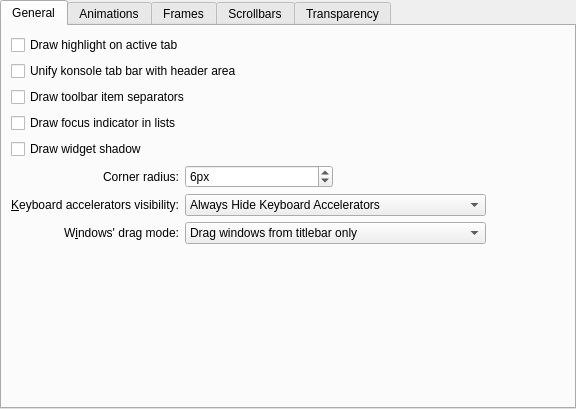
<?xml version="1.0" encoding="UTF-8"?>
<ui version="4.0">
    <class>LightlyStyleConfig</class>
    <widget class="QWidget" name="LightlyStyleConfig">
        <property name="geometry">
            <rect>
                <x>0</x>
                <y>0</y>
                <width>576</width>
                <height>409</height>
            </rect>
        </property>
        <property name="sizePolicy">
            <sizepolicy hsizetype="Preferred" vsizetype="Preferred">
                <horstretch>0</horstretch>
                <verstretch>0</verstretch>
            </sizepolicy>
        </property>
        <layout class="QVBoxLayout" name="verticalLayout_2">
            <property name="leftMargin">
                <number>0</number>
            </property>
            <property name="topMargin">
                <number>0</number>
            </property>
            <property name="rightMargin">
                <number>0</number>
            </property>
            <property name="bottomMargin">
                <number>0</number>
            </property>
            <item>
                <widget class="QTabWidget" name="tabWidget">
                    <property name="currentIndex">
                        <number>0</number>
                    </property>
                    <widget class="QWidget" name="tab">
                        <attribute name="title">
                            <string>General</string>
                        </attribute>
                        <layout class="QGridLayout" name="gridLayout">
                            <item row="0" column="1" colspan="4">
                                <widget class="QCheckBox" name="_tabDrawHighlight">
                                    <property name="text">
                                        <string>Draw highlight on active tab</string>
                                    </property>
                                </widget>
                            </item>
                            <item row="8" column="4">
                                <spacer name="horizontalSpacer_3">
                                    <property name="orientation">
                                        <enum>Qt::Horizontal</enum>
                                    </property>
                                    <property name="sizeHint" stdset="0">
                                        <size>
                                            <width>65</width>
                                            <height>20</height>
                                        </size>
                                    </property>
                                </spacer>
                            </item>
                            <item row="9" column="2" colspan="2">
                                <widget class="QComboBox" name="_windowDragMode">
                                    <item>
                                        <property name="text">
                                            <string>Drag windows from titlebar only</string>
                                        </property>
                                    </item>
                                    <item>
                                        <property name="text">
                                            <string>Drag windows from titlebar, menubar and toolbars</string>
                                        </property>
                                    </item>
                                    <item>
                                        <property name="text">
                                            <string>Drag windows from all empty areas</string>
                                        </property>
                                    </item>
                                </widget>
                            </item>
                            <item row="8" column="2" colspan="2">
                                <widget class="QComboBox" name="_mnemonicsMode">
                                    <item>
                                        <property name="text">
                                            <string>Always Hide Keyboard Accelerators</string>
                                        </property>
                                    </item>
                                    <item>
                                        <property name="text">
                                            <string>Show Keyboard Accelerators When Needed</string>
                                        </property>
                                    </item>
                                    <item>
                                        <property name="text">
                                            <string>Always Show Keyboard Accelerators</string>
                                        </property>
                                    </item>
                                </widget>
                            </item>
                            <item row="6" column="1">
                                <widget class="QCheckBox" name="_widgetDrawShadow">
                                    <property name="text">
                                        <string>Draw widget shadow</string>
                                    </property>
                                </widget>
                            </item>
                            <item row="7" column="2">
                                <widget class="QSpinBox" name="_cornerRadius">
                                    <property name="suffix">
                                        <string>px</string>
                                    </property>
                                    <property name="minimum">
                                        <number>1</number>
                                    </property>
                                    <property name="maximum">
                                        <number>8</number>
                                    </property>
                                    <property name="value">
                                        <number>6</number>
                                    </property>
                                </widget>
                            </item>
                            <item row="7" column="1">
                                <widget class="QLabel" name="_cornerRadiusLabel">
                                    <property name="text">
                                        <string>Corner radius:</string>
                                    </property>
                                    <property name="alignment">
                                        <set>Qt::AlignRight|Qt::AlignTrailing|Qt::AlignVCenter</set>
                                    </property>
                                </widget>
                            </item>
                            <item row="9" column="1">
                                <widget class="QLabel" name="_windowDragLabel">
                                    <property name="sizePolicy">
                                        <sizepolicy hsizetype="Preferred" vsizetype="Preferred">
                                            <horstretch>0</horstretch>
                                            <verstretch>0</verstretch>
                                        </sizepolicy>
                                    </property>
                                    <property name="text">
                                        <string>W&amp;indows' drag mode:</string>
                                    </property>
                                    <property name="alignment">
                                        <set>Qt::AlignRight|Qt::AlignTrailing|Qt::AlignVCenter</set>
                                    </property>
                                    <property name="buddy">
                                        <cstring>_windowDragMode</cstring>
                                    </property>
                                </widget>
                            </item>
                            <item row="2" column="1" colspan="4">
                                <widget class="QCheckBox" name="_toolBarDrawItemSeparator">
                                    <property name="text">
                                        <string>Draw toolbar item separators</string>
                                    </property>
                                </widget>
                            </item>
                            <item row="8" column="1">
                                <widget class="QLabel" name="_mnemonicsLabel">
                                    <property name="text">
                                        <string>&amp;Keyboard accelerators visibility:</string>
                                    </property>
                                    <property name="alignment">
                                        <set>Qt::AlignRight|Qt::AlignTrailing|Qt::AlignVCenter</set>
                                    </property>
                                    <property name="buddy">
                                        <cstring>_mnemonicsMode</cstring>
                                    </property>
                                </widget>
                            </item>
                            <item row="10" column="1" colspan="3">
                                <spacer name="verticalSpacer">
                                    <property name="orientation">
                                        <enum>Qt::Vertical</enum>
                                    </property>
                                    <property name="sizeHint" stdset="0">
                                        <size>
                                            <width>20</width>
                                            <height>49</height>
                                        </size>
                                    </property>
                                </spacer>
                            </item>
                            <item row="3" column="1" colspan="4">
                                <widget class="QCheckBox" name="_viewDrawFocusIndicator">
                                    <property name="text">
                                        <string>Draw focus indicator in lists</string>
                                    </property>
                                </widget>
                            </item>
                            <item row="1" column="1" colspan="2">
                                <widget class="QCheckBox" name="_unifiedTabBarKonsole">
                                    <property name="text">
                                        <string>Unify konsole tab bar with header area</string>
                                    </property>
                                </widget>
                            </item>
                        </layout>
                    </widget>
                    <widget class="QWidget" name="tab_2">
                        <attribute name="title">
                            <string>Animations</string>
                        </attribute>
                        <layout class="QGridLayout" name="gridLayout_5">
                            <item row="1" column="0">
                                <widget class="QLabel" name="_animationsDurationLabel">
                                    <property name="enabled">
                                        <bool>false</bool>
                                    </property>
                                    <property name="text">
                                        <string>A&amp;nimations duration:</string>
                                    </property>
                                    <property name="alignment">
                                        <set>Qt::AlignRight|Qt::AlignTrailing|Qt::AlignVCenter</set>
                                    </property>
                                    <property name="buddy">
                                        <cstring>_animationsDuration</cstring>
                                    </property>
                                </widget>
                            </item>
                            <item row="1" column="1" colspan="2">
                                <widget class="QSpinBox" name="_animationsDuration">
                                    <property name="enabled">
                                        <bool>false</bool>
                                    </property>
                                    <property name="suffix">
                                        <string>ms</string>
                                    </property>
                                    <property name="maximum">
                                        <number>500</number>
                                    </property>
                                </widget>
                            </item>
                            <item row="0" column="0" colspan="4">
                                <widget class="QCheckBox" name="_animationsEnabled">
                                    <property name="text">
                                        <string>Enable animations</string>
                                    </property>
                                </widget>
                            </item>
                            <item row="1" column="3">
                                <spacer name="horizontalSpacer">
                                    <property name="orientation">
                                        <enum>Qt::Horizontal</enum>
                                    </property>
                                    <property name="sizeHint" stdset="0">
                                        <size>
                                            <width>40</width>
                                            <height>20</height>
                                        </size>
                                    </property>
                                </spacer>
                            </item>
                            <item row="2" column="0" colspan="4">
                                <spacer name="verticalSpacer_2">
                                    <property name="orientation">
                                        <enum>Qt::Vertical</enum>
                                    </property>
                                    <property name="sizeHint" stdset="0">
                                        <size>
                                            <width>20</width>
                                            <height>40</height>
                                        </size>
                                    </property>
                                </spacer>
                            </item>
                        </layout>
                    </widget>
                    <widget class="QWidget" name="tab_3">
                        <attribute name="title">
                            <string>Frames</string>
                        </attribute>
                        <layout class="QVBoxLayout" name="verticalLayout_3">
                            <item>
                                <widget class="QCheckBox" name="_transparentDolphinView">
                                    <property name="text">
                                        <string>Transparent Dolphin view</string>
                                    </property>
                                </widget>
                            </item>
                            <item>
                                <widget class="QCheckBox" name="_dockWidgetDrawFrame">
                                    <property name="text">
                                        <string>Draw frame around dockable panels</string>
                                    </property>
                                </widget>
                            </item>
                            <item>
                                <widget class="QCheckBox" name="_titleWidgetDrawFrame">
                                    <property name="text">
                                        <string>Draw frame around page titles</string>
                                    </property>
                                </widget>
                            </item>
                            <item>
                                <widget class="QCheckBox" name="_kTextEditDrawFrame">
                                    <property name="text">
                                        <string>Draw frame around KTextEdit</string>
                                    </property>
                                </widget>
                            </item>
                            <item>
                                <widget class="QCheckBox" name="_sidePanelDrawFrame">
                                    <property name="text">
                                        <string>Draw frame around side panels</string>
                                    </property>
                                </widget>
                            </item>
                            <item>
                                <widget class="QCheckBox" name="_menuItemDrawThinFocus">
                                    <property name="text">
                                        <string>Draw a thin line to indicate focus in menus and menubars</string>
                                    </property>
                                </widget>
                            </item>
                            <item>
                                <spacer name="verticalSpacer_3">
                                    <property name="orientation">
                                        <enum>Qt::Vertical</enum>
                                    </property>
                                    <property name="sizeHint" stdset="0">
                                        <size>
                                            <width>20</width>
                                            <height>117</height>
                                        </size>
                                    </property>
                                </spacer>
                            </item>
                        </layout>
                    </widget>
                    <widget class="QWidget" name="tab_4">
                        <attribute name="title">
                            <string>Scrollbars</string>
                        </attribute>
                        <layout class="QGridLayout" name="gridLayout_6">
                            <item row="1" column="2">
                                <spacer name="horizontalSpacer_2">
                                    <property name="orientation">
                                        <enum>Qt::Horizontal</enum>
                                    </property>
                                    <property name="sizeHint" stdset="0">
                                        <size>
                                            <width>40</width>
                                            <height>20</height>
                                        </size>
                                    </property>
                                </spacer>
                            </item>
                            <item row="1" column="0">
                                <widget class="QLabel" name="_scrollBarAddLineLabel">
                                    <property name="text">
                                        <string>Bottom arrow button t&amp;ype:</string>
                                    </property>
                                    <property name="alignment">
                                        <set>Qt::AlignRight|Qt::AlignTrailing|Qt::AlignVCenter</set>
                                    </property>
                                    <property name="buddy">
                                        <cstring>_scrollBarAddLineButtons</cstring>
                                    </property>
                                </widget>
                            </item>
                            <item row="0" column="0">
                                <widget class="QLabel" name="_scrollBarSubLineLabel">
                                    <property name="text">
                                        <string>&amp;Top arrow button type:</string>
                                    </property>
                                    <property name="alignment">
                                        <set>Qt::AlignRight|Qt::AlignTrailing|Qt::AlignVCenter</set>
                                    </property>
                                    <property name="buddy">
                                        <cstring>_scrollBarSubLineButtons</cstring>
                                    </property>
                                </widget>
                            </item>
                            <item row="0" column="1">
                                <widget class="QComboBox" name="_scrollBarSubLineButtons">
                                    <item>
                                        <property name="text">
                                            <string>No Buttons</string>
                                        </property>
                                    </item>
                                    <item>
                                        <property name="text">
                                            <string>One Button</string>
                                        </property>
                                    </item>
                                    <item>
                                        <property name="text">
                                            <string>Two Buttons</string>
                                        </property>
                                    </item>
                                </widget>
                            </item>
                            <item row="1" column="1">
                                <widget class="QComboBox" name="_scrollBarAddLineButtons">
                                    <item>
                                        <property name="text">
                                            <string>No Buttons</string>
                                        </property>
                                    </item>
                                    <item>
                                        <property name="text">
                                            <string>One Button</string>
                                        </property>
                                    </item>
                                    <item>
                                        <property name="text">
                                            <string>Two Buttons</string>
                                        </property>
                                    </item>
                                </widget>
                            </item>
                            <item row="2" column="0" colspan="3">
                                <spacer name="verticalSpacer_4">
                                    <property name="orientation">
                                        <enum>Qt::Vertical</enum>
                                    </property>
                                    <property name="sizeHint" stdset="0">
                                        <size>
                                            <width>20</width>
                                            <height>40</height>
                                        </size>
                                    </property>
                                </spacer>
                            </item>
                        </layout>
                    </widget>
                    <widget class="QWidget" name="tab_5">
                        <attribute name="title">
                            <string>Transparency</string>
                        </attribute>
                        <layout class="QGridLayout" name="gridLayout_2">
                            <item row="1" column="1">
                                <layout class="QHBoxLayout" name="horizontalLayout_2">
                                    <item>
                                        <widget class="QLabel" name="_menuOpacityTransparentLabel">
                                            <property name="text">
                                                <string>Transparent</string>
                                            </property>
                                        </widget>
                                    </item>
                                    <item>
                                        <spacer name="horizontalSpacer_6">
                                            <property name="orientation">
                                                <enum>Qt::Horizontal</enum>
                                            </property>
                                            <property name="sizeHint" stdset="0">
                                                <size>
                                                    <width>40</width>
                                                    <height>20</height>
                                                </size>
                                            </property>
                                        </spacer>
                                    </item>
                                    <item>
                                        <widget class="QLabel" name="_menuOpacityOpaqueLabel">
                                            <property name="sizePolicy">
                                                <sizepolicy hsizetype="Minimum" vsizetype="Preferred">
                                                    <horstretch>0</horstretch>
                                                    <verstretch>0</verstretch>
                                                </sizepolicy>
                                            </property>
                                            <property name="text">
                                                <string>Opaque</string>
                                            </property>
                                        </widget>
                                    </item>
                                </layout>
                            </item>
                            <item row="9" column="1">
                                <spacer name="verticalSpacer_5">
                                    <property name="orientation">
                                        <enum>Qt::Vertical</enum>
                                    </property>
                                    <property name="sizeHint" stdset="0">
                                        <size>
                                            <width>20</width>
                                            <height>40</height>
                                        </size>
                                    </property>
                                </spacer>
                            </item>
                            <item row="1" column="0">
                                <spacer name="horizontalSpacer_5">
                                    <property name="orientation">
                                        <enum>Qt::Horizontal</enum>
                                    </property>
                                    <property name="sizeType">
                                        <enum>QSizePolicy::Fixed</enum>
                                    </property>
                                    <property name="sizeHint" stdset="0">
                                        <size>
                                            <width>40</width>
                                            <height>20</height>
                                        </size>
                                    </property>
                                </spacer>
                            </item>
                            <item row="8" column="0" colspan="2">
                                <spacer name="horizontalSpacer_4">
                                    <property name="orientation">
                                        <enum>Qt::Horizontal</enum>
                                    </property>
                                    <property name="sizeType">
                                        <enum>QSizePolicy::Preferred</enum>
                                    </property>
                                    <property name="sizeHint" stdset="0">
                                        <size>
                                            <width>542</width>
                                            <height>20</height>
                                        </size>
                                    </property>
                                </spacer>
                            </item>
                            <item row="7" column="0" colspan="2">
                                <layout class="QFormLayout" name="formLayout">
                                    <property name="topMargin">
                                        <number>0</number>
                                    </property>
                                    <item row="0" column="0">
                                        <widget class="QLabel" name="_menuGroupDescription">
                                            <property name="text">
                                                <string>Menu:</string>
                                            </property>
                                        </widget>
                                    </item>
                                    <item row="0" column="1">
                                        <widget class="QSlider" name="_menuOpacity">
                                            <property name="minimum">
                                                <number>0</number>
                                            </property>
                                            <property name="maximum">
                                                <number>100</number>
                                            </property>
                                            <property name="singleStep">
                                                <number>1</number>
                                            </property>
                                            <property name="pageStep">
                                                <number>10</number>
                                            </property>
                                            <property name="value">
                                                <number>100</number>
                                            </property>
                                            <property name="orientation">
                                                <enum>Qt::Horizontal</enum>
                                            </property>
                                            <property name="invertedAppearance">
                                                <bool>false</bool>
                                            </property>
                                            <property name="invertedControls">
                                                <bool>false</bool>
                                            </property>
                                            <property name="tickPosition">
                                                <enum>QSlider::TicksBelow</enum>
                                            </property>
                                            <property name="tickInterval">
                                                <number>10</number>
                                            </property>
                                        </widget>
                                    </item>
                                    <item row="1" column="0">
                                        <widget class="QLabel" name="label">
                                            <property name="text">
                                                <string>Sidebars:</string>
                                            </property>
                                        </widget>
                                    </item>
                                    <item row="1" column="1">
                                        <widget class="QSlider" name="_sidebarOpacity">
                                            <property name="maximum">
                                                <number>100</number>
                                            </property>
                                            <property name="singleStep">
                                                <number>1</number>
                                            </property>
                                            <property name="pageStep">
                                                <number>10</number>
                                            </property>
                                            <property name="value">
                                                <number>60</number>
                                            </property>
                                            <property name="orientation">
                                                <enum>Qt::Horizontal</enum>
                                            </property>
                                            <property name="invertedAppearance">
                                                <bool>false</bool>
                                            </property>
                                            <property name="invertedControls">
                                                <bool>false</bool>
                                            </property>
                                            <property name="tickPosition">
                                                <enum>QSlider::TicksBelow</enum>
                                            </property>
                                            <property name="tickInterval">
                                                <number>10</number>
                                            </property>
                                        </widget>
                                    </item>
                                </layout>
                            </item>
                        </layout>
                    </widget>
                </widget>
            </item>
        </layout>
    </widget>
    <tabstops>
        <tabstop>tabWidget</tabstop>
        <tabstop>_tabDrawHighlight</tabstop>
        <tabstop>_toolBarDrawItemSeparator</tabstop>
        <tabstop>_mnemonicsMode</tabstop>
        <tabstop>_windowDragMode</tabstop>
        <tabstop>_animationsEnabled</tabstop>
        <tabstop>_animationsDuration</tabstop>
        <tabstop>_dockWidgetDrawFrame</tabstop>
        <tabstop>_titleWidgetDrawFrame</tabstop>
        <tabstop>_sidePanelDrawFrame</tabstop>
        <tabstop>_menuItemDrawThinFocus</tabstop>
        <tabstop>_scrollBarSubLineButtons</tabstop>
        <tabstop>_scrollBarAddLineButtons</tabstop>
    </tabstops>
    <resources/>
    <connections>
        <connection>
            <sender>_animationsEnabled</sender>
            <signal>toggled(bool)</signal>
            <receiver>_animationsDurationLabel</receiver>
            <slot>setEnabled(bool)</slot>
            <hints>
                <hint type="sourcelabel">
                    <x>90</x>
                    <y>64</y>
                </hint>
                <hint type="destinationlabel">
                    <x>84</x>
                    <y>98</y>
                </hint>
            </hints>
        </connection>
        <connection>
            <sender>_animationsEnabled</sender>
            <signal>toggled(bool)</signal>
            <receiver>_animationsDuration</receiver>
            <slot>setEnabled(bool)</slot>
            <hints>
                <hint type="sourcelabel">
                    <x>161</x>
                    <y>64</y>
                </hint>
                <hint type="destinationlabel">
                    <x>208</x>
                    <y>98</y>
                </hint>
            </hints>
        </connection>
    </connections>
</ui>
